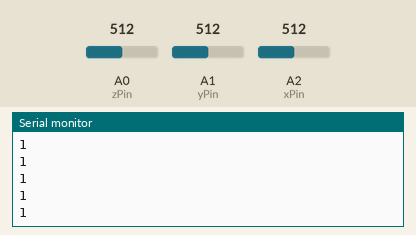
A sketch run on a simulated Arduino Uno, built with avr-gcc and run on an emulated ATmega328P. On the bench: the last lines printed to the serial monitor. Inputs (shaded band) come from the test bench; at power-on: A1 (yPin) = 512, A0 (zPin) = 512, A2 (xPin) = 512.

Above: at 1.2 s.
1.3 s: A1 (yPin) set to 390
At 2.1 s:
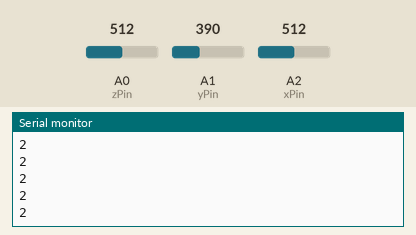
2.8 s: A0 (zPin) set to 260
At 3.3 s:
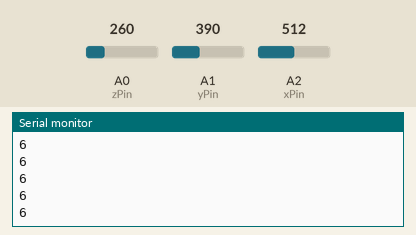
4.3 s: A2 (xPin) set to 260
At 5.4 s:
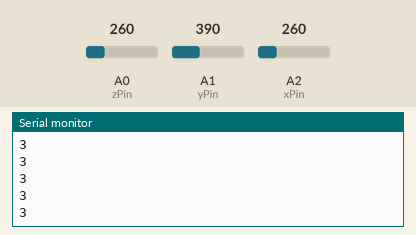
5.8 s: A2 (xPin) set to 410
At 6.8 s:
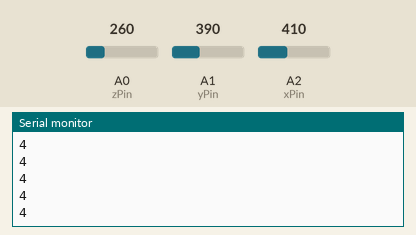
Timing chart, 0 to 8.3 s (numbered marks = the images above; inputs shaded):
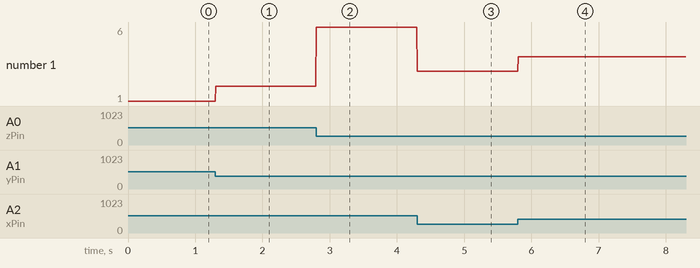

The sketch:

Hack2014.ino
```cpp
const int xPin = 2;
const int yPin = 1;
const int zPin = 0;

const int minVal = 270;
const int maxVal = 400;

void setup()
{
  while(!Serial);
  Serial.begin(9600);          //  setup serial
}

void loop()
{
  int x = analogRead(xPin);
  int y = analogRead(yPin);
  int z = analogRead(zPin);
  //Serial.print(x);Serial.print(" ");Serial.print(y);Serial.print(" ");Serial.print(z);Serial.println();
  Serial.println(getCurrentSide(x, y, z));
  delay(5);
}


unsigned int getCurrentSide(int xRead, int yRead, int zRead){

  //convert read values to degrees -90 to 90
  int xAng = map(xRead, minVal, maxVal, -90, 90);
  int yAng = map(yRead, minVal, maxVal, -90, 90);
  int zAng = map(zRead, minVal, maxVal, -90, 90);

  //calculate the differences between actual axis values and ideal positions values
  int diffs[6] = {
    abs((zAng+90) - 180),  //cube z axis on side 1 has degree 90
    abs((yAng+90) - 180),  //cube y axis on side 2 has degree 90
    abs((xAng+90) - 0),    //cube x axis on side 3 has degree -90
    abs((xAng+90) - 180),  //cube x axis on side 4 has degree 90
    abs((yAng+90) - 0),    //cube y axis on side 5 has degree -90
    abs((zAng+90) - 0)     //cube z axis on side 6 has degree -90
  };

  //get the most looking up side
  int minDiff = 999;
  int minIndex = -1;
  for(int i=0; i<6; i++){
    if (diffs[i] < minDiff){
      minDiff = diffs[i];
      minIndex = i;
    }
  }
  return minIndex+1;
}
```

Measured:
- after the input at 1.3 s, the serial monitor: prints a new line at once (image 1)
- after the input at 2.8 s, the serial monitor: prints a new line at once (image 2)
- after the input at 4.3 s, the serial monitor: prints a new line at once (image 3)
- after the input at 5.8 s, the serial monitor: prints a new line at once (image 4)
- plotted number 1: 1 → 2 after the input at 1.3 s, 2 → 6 after the input at 2.8 s, 6 → 3 after the input at 4.3 s, 3 → 4 after the input at 5.8 s
